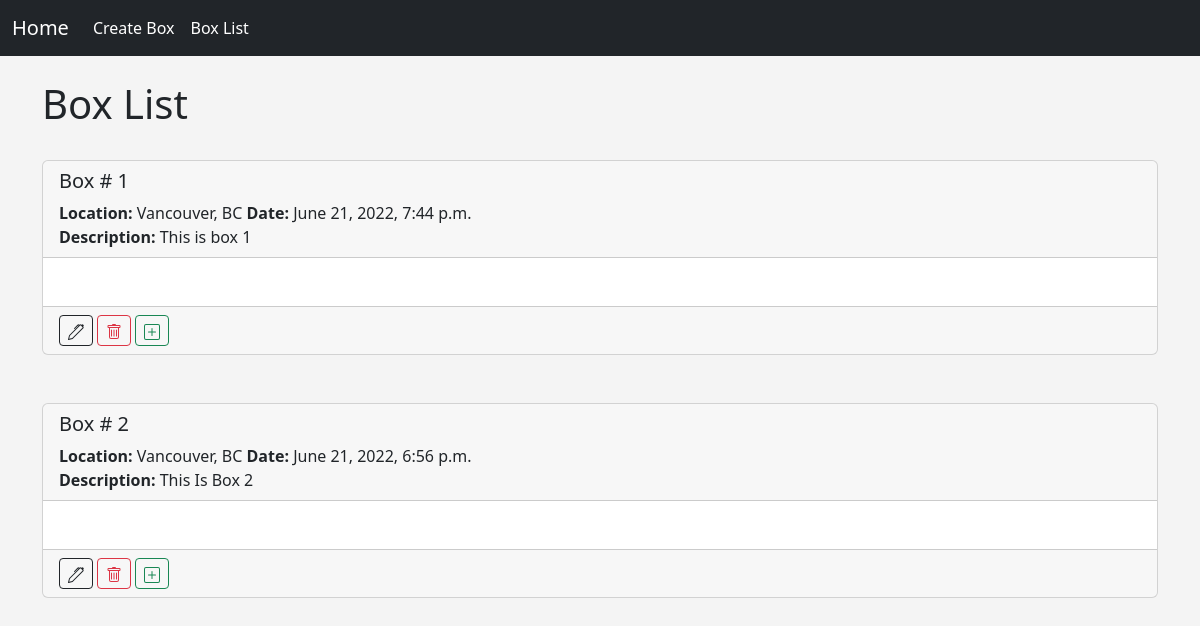
Before: /box_list with the older database file.
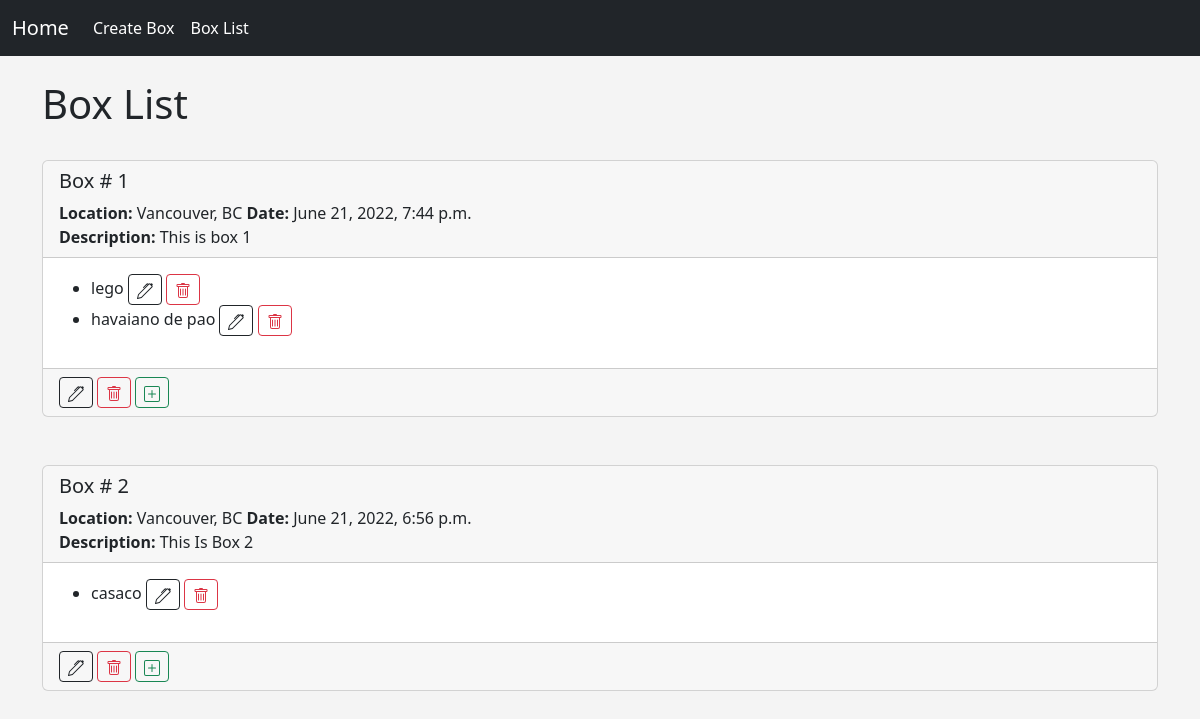
After: the same page with the newer database file.
### mainApp/models.py (models this page shows, shortened)
class Box(models.Model):
    box_number = models.IntegerField('Box Number', unique=True)
    box_location = models.CharField('Box Location', max_length=50, blank=True)
    box_description = models.TextField(blank=True)
    box_creation_date = models.DateTimeField('Box Date', blank=True)

class BoxItem(models.Model):
    box = models.ForeignKey(Box, blank=True, null=True, on_delete=models.CASCADE)
    item_name = models.CharField('Item Name', max_length=300)
    item_quantity = models.CharField('Item Quantity', max_length=50)
    item_creation_date = models.DateTimeField('Item Date', blank=True)

### mainApp/views.py (the view)
# urls.py: path('box_list', views.box_list, name="box-list"),
def box_list(request):
    box_list = Box.objects.all().order_by('box_number')
    box_Item_list = BoxItem.objects.all().order_by('item_creation_date')
    return render(request, 'mainApp/box_list.html',
        {'box_list': box_list,
        'box_Item_list': box_Item_list})

### mainApp/templates/mainApp/box_list.html (shortened to what this page needs)
{% extends 'mainApp/base.html'%}
{% block content %}
    <h1>Box List</h1>
    <br/>
{% for box in box_list %}
<div class="card">
    <div class="card-header">
        <h5 class="card-title">Box # {{ box.box_number }}<br/></h5> <strong>Location: </strong>{{ box.box_location }} <strong>Date: </strong> {{ box.box_creation_date }} <br/> <strong>Description: </strong>{{ box.box_description }}
    </div>
    <div class="card-body">
        <ul>
      {% for item in box_Item_list %}
          {% if item.box.id == box.id %}
        <li>{{ item.item_name }}
          <a href="{% url 'edit-item' item.id %}" class="btn btn-outline-dark btn-sm" title="Edit">
        </a>
          <a href="{% url 'delete-item' item.id %}" type="button" class="btn btn-outline-danger btn-sm" title="Delete">
          </a>
        <br/>
        </li>
        {% endif %}
      {% endfor %}
        </ul>
    </div>
    <div class="card-footer text-muted">
        <a href="{% url 'edit-box' box.id %}" class="btn btn-outline-dark btn-sm" title="Edit">
        </a>
         <button type="button" class="btn btn-outline-danger btn-sm" title="Delete" data-bs-toggle="modal" data-bs-target="#staticBackdrop">
        </button>
        <a href="{% url 'add-item' box.id %}" type="button" class="btn btn-outline-success btn-sm" title="Add Item">
        </a>
    </div>
</div>
    <br/><br/>
{% endfor %}
{% endblock %}

### mainApp/templates/mainApp/base.html (shortened to what this page needs)
<!doctype html>
<html lang="en">
  <head>
    <link href="https://cdn.jsdelivr.net/npm/bootstrap@5.2.0-beta1/dist/css/bootstrap.min.css" rel="stylesheet">
  </head>
  <body>
        {% include 'mainApp/navbar.html' %}
      <br/>
      <div class="container">
          {% block content %}
          {% endblock %}
  </body>
</html>

### mainApp/templates/mainApp/navbar.html (shortened to what this page needs)
<nav class="navbar navbar-expand-lg navbar-dark bg-dark">
    <div class="container-fluid">
      <a class="navbar-brand" href="{% url 'home' %}">Home</a>
      <div class="collapse navbar-collapse" id="navbarSupportedContent">
        <ul class="navbar-nav me-auto mb-2 mb-lg-0">
          <li class="nav-item">
            <a class="nav-link active" aria-current="page" href="{% url 'create-box' %}">Create Box</a>
          </li>
          <li class="nav-item">
            <a class="nav-link active" aria-current="page" href="{% url 'box-list' %}">Box List</a>
          </li>
        </ul>
      </div>
    </div>
  </nav>

### mainApp/templates/mainApp/base.html (style rules this page uses)
body { background-color: #f4f4f4; }

Changed rows visible on the page:
added BoxItem: item_name "lego", shown under Box "June 21, 2022, 7:44 p.m."
added BoxItem: item_name "havaiano de pao", shown under Box "June 21, 2022, 7:44 p.m."
added BoxItem: item_name "casaco", shown under Box "June 21, 2022, 6:56 p.m."
